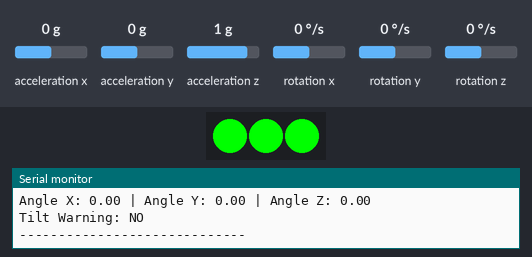
Bench run of a sketch on a simulated Arduino Uno, built with avr-gcc and run on an emulated ATmega328P. Shown: 3 RGB LEDs in strip order, left to right, the last lines printed to the serial monitor. Inputs (shaded band) come from the test bench; at power-on: acceleration x 0 g, acceleration y 0 g, acceleration z 1 g, rotation x 0 °/s, rotation y 0 °/s, rotation z 0 °/s.

Above: at 3.2 s.
3.3 s: acceleration x set to -1.4 g
At 4.5 s:
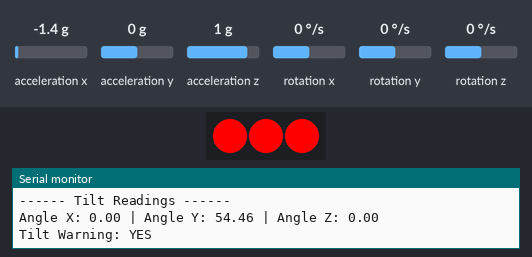
4.8 s: acceleration x set to 0 g
At 6.1 s:
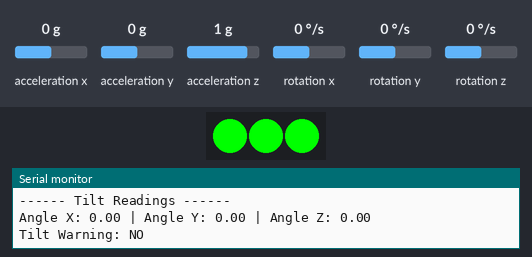
6.4 s: acceleration x set to -0.8 g
At 7.3 s:
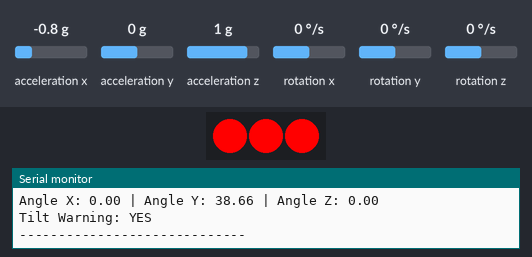
Timing chart, 0 to 9.4 s (numbered marks = the images above; inputs shaded):
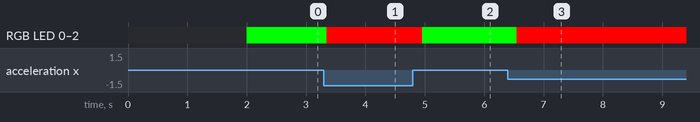

The sketch:

sensor_and_rgb_Code.ino
```cpp
#include <Wire.h>
#include <MPU6050_light.h>
#include <Adafruit_NeoPixel.h>

// === NeoPixel LED Setup ===
#define LED_PIN 2
#define NUM_LEDS 3
Adafruit_NeoPixel strip(NUM_LEDS, LED_PIN, NEO_GRB + NEO_KHZ800);

// === IMU Setup ===
MPU6050 mpu(Wire);

void setup() {
  Serial.begin(9600);
  Wire.begin();

  // IMU Setup
  mpu.begin();
  Serial.println("Calibrating MPU6050...");
  delay(1000);
  mpu.calcOffsets();
  Serial.println("MPU6050 Ready");

  // NeoPixel Setup
  strip.begin();
  strip.show(); // Start with LEDs off
}

void loop() {
  mpu.update(); // Update IMU readings

  // === Read Tilt Angles ===
  float angleX = mpu.getAngleX();
  float angleY = mpu.getAngleY();

  bool dangerouslyTilted = (abs(angleX) > 20 || abs(angleY) > 20);

  // === LED Logic: Tilt only ===
  if (dangerouslyTilted) {
    setColor(255, 0, 0); // 🔴 Solid Red = Danger Tilt
  } else {
    setColor(0, 255, 0); // 🟢 Solid Green = Stable
  }

  // === Debug Print ===
  Serial.println("------ Tilt Readings ------");
  Serial.print("Angle X: "); Serial.print(angleX);
  Serial.print(" | Angle Y: "); Serial.print(angleY);
  Serial.print(" | Angle Z: "); Serial.println(mpu.getAngleZ());
  Serial.print("Tilt Warning: "); Serial.println(dangerouslyTilted ? "YES" : "NO");
  Serial.println("-----------------------------\n");

  delay(200); // Small refresh delay
}

// === Set LED Color Function ===
void setColor(byte r, byte g, byte b) {
  for (int i = 0; i < NUM_LEDS; i++) {
    strip.setPixelColor(i, strip.Color(r, g, b));
  }
  strip.show();
}
```

Measured:
- after the input at 3.3 s, RGB LED 0–2: RGB(0, 255, 0) → RGB(255, 0, 0) after 0.05 s
- after the input at 4.8 s, RGB LED 0–2: RGB(255, 0, 0) → RGB(0, 255, 0) after 0.15 s
- after the input at 6.4 s, RGB LED 0–2: RGB(0, 255, 0) → RGB(255, 0, 0) after 0.15 s
